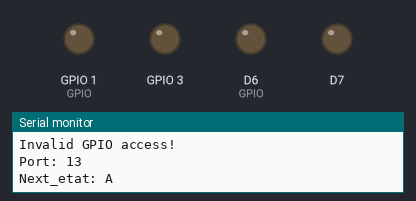
Bench run of a sketch on a simulated ESP8266 (NodeMCU). On the bench: output pins drawn as LEDs (lit = HIGH), the last lines printed to the serial monitor.

Above: at 1.0 s.
At 2.5 s:
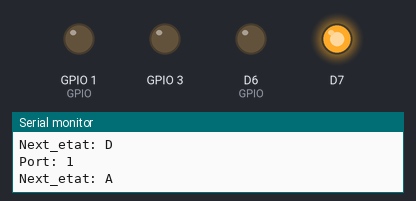
At 4.5 s:
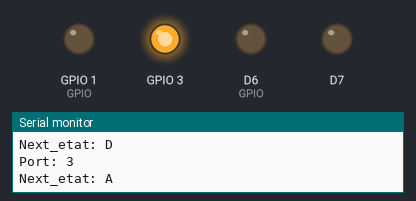
Timing chart, 0 to 10.4 s (numbered marks = the images above):
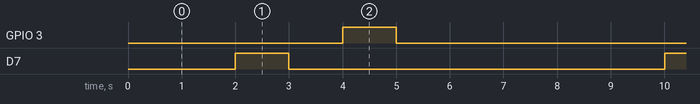

Measured:
- by itself, GPIO 3, D7: alternates HIGH for 1.0 s and LOW for 7.0 s
- by itself, everything shown: repeats every 8.0 s, in 4 steps

The sketch:

GPIO_Chenillard_Infini_address.ino
```cpp
#define Delais 1000  // Délai en millisecondes
#define GPIO1 D11
#define GPIO2 D10
#define GPIO3 D9
#define GPIO4 D6
#define NB_BOBINE 4  // Nombre de bobines

int GPIO[5] = {-1, GPIO1, GPIO2, GPIO3, GPIO4};  // L'indice 0 est inutilisé

// Déclaration des fonctions
void setBobine(int Port, char Etat);
void activerBobine(unsigned char address);
void desactiverBobine(unsigned char address);
bool safeAccessGPIO(int index);

void setup() {
    Serial.begin(9600);  // Initialiser la connexion série à 9600 bauds
    for (int i = 1; i <= NB_BOBINE; i++) {
        pinMode(GPIO[i], OUTPUT);  // Configurer les GPIO comme sorties
    }
}

void loop() {
    for (int i = 1; i <= NB_BOBINE; i++) {  // Parcourir les bobines
        // Activer la bobine
        setBobine(GPIO[i], 'A');
        Serial.print("Port: ");
        Serial.println(GPIO[i]);
        Serial.print("Next_etat: ");
        Serial.println('A');

        // Attendre un délai avant de désactiver
        delay(Delais);

        // Désactiver la bobine
        setBobine(GPIO[i], 'D');
        Serial.print("Port: ");
        Serial.println(GPIO[i]);
        Serial.print("Next_etat: ");
        Serial.println('D');

        // Attendre un délai avant de passer à la suivante
        delay(Delais);
    }
}

bool safeAccessGPIO(int index) {
    if (index >= 1 && index <= NB_BOBINE) {
        return true;
    } else {
        Serial.println("Invalid GPIO access!");
        return false;
    }
}

void activerBobine(unsigned char address) {
    unsigned char portIndex = address & 0x3F;  // Extraire le port
    if (safeAccessGPIO(portIndex)) {
        digitalWrite(GPIO[portIndex], HIGH);  // Activer la bobine (HIGH)
    }
}

void desactiverBobine(unsigned char address) {
    unsigned char portIndex = address & 0x3F;  // Extraire le port
    if (safeAccessGPIO(portIndex)) {
        digitalWrite(GPIO[portIndex], LOW);  // Désactiver la bobine (LOW)
    }
}

void setBobine(int Port, char Etat) {
    unsigned char address = 0;  // Déclarer la variable en dehors du switch

    switch (Etat) {
        case 'A':  // Si l'état est 'A', activer la bobine
            address = (1 << 7) | (Port & 0x3F);  // Masquage pour s'assurer que Port est sur 6 bits
            activerBobine(address);
            break;

        case 'D':  // Si l'état est 'D', désactiver la bobine
            address = (Port & 0x3F);  // Masquage pour s'assurer que Port est sur 6 bits
            desactiverBobine(address);
            break;

        default:
            // Ne rien faire si l'état est invalide
            Serial.println("Invalid state!");
            break;
    }
}
```
